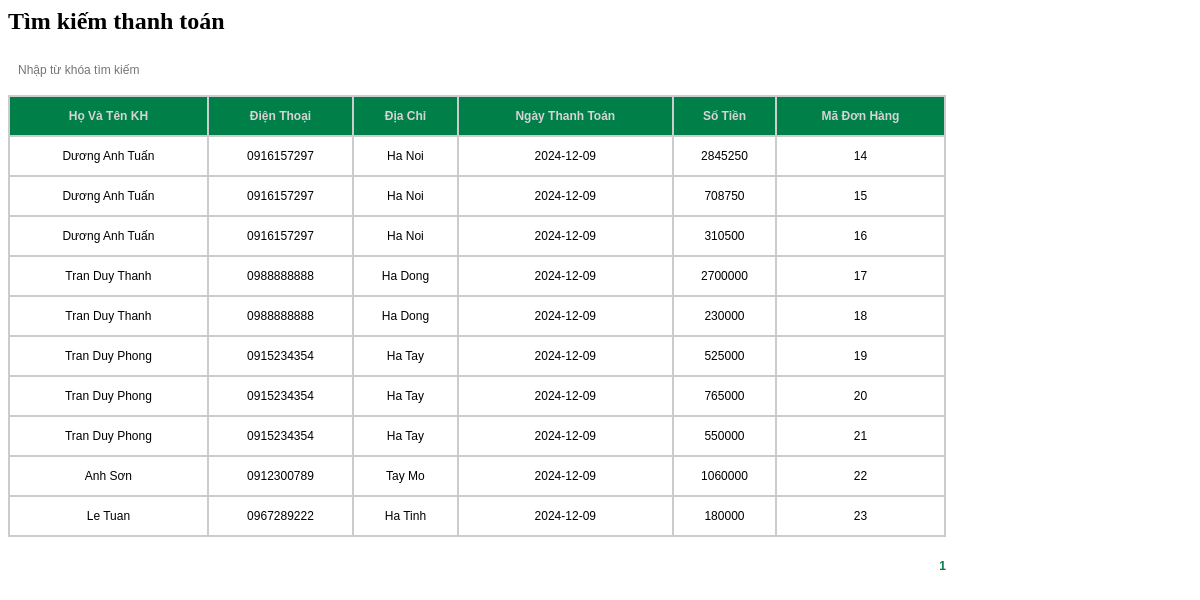
The app's page /admin/payment/searchPayment.php with its own data.
### tables this page shows
CREATE TABLE `payments` (
  `customerNumber` int NOT NULL,
  `paymentDate` date NOT NULL,
  `amount` int NOT NULL,
  `orderNumber` int NOT NULL,
  KEY `fk_pm_ctm_idx` (`customerNumber`),
  KEY `fk_pm_o_idx` (`orderNumber`),
  CONSTRAINT `fk_pm_ctm` FOREIGN KEY (`customerNumber`) REFERENCES `customers` (`customerNumber`) ON DELETE RESTRICT ON UPDATE CASCADE,
  CONSTRAINT `fk_pm_o` FOREIGN KEY (`orderNumber`) REFERENCES `orders` (`orderNumber`) ON DELETE RESTRICT ON UPDATE CASCADE
);

CREATE TABLE `customers` (
  `customerNumber` int NOT NULL AUTO_INCREMENT,
  `customerName` varchar(255) NOT NULL,
  `phone` varchar(255) NOT NULL,
  `email` varchar(255) NOT NULL,
  `address` varchar(225) NOT NULL,
  PRIMARY KEY (`customerNumber`)
);

### admin/payment/searchPayment.php (the view, shortened to what this page needs)
<?php
$dbHost = 'localhost';
$dbUsername = 'TFT';
$dbPassword = 'Fongngu123';
$dbName = 'web_csdl';
$conn = mysqli_connect($dbHost, $dbUsername, $dbPassword, $dbName);
$searchText = isset($_GET['stext']) ? $_GET['stext'] : '';
$page = isset($_GET['page']) ? $_GET['page'] : 1;
$rowsPerPage = 10;
$perRow = ($page - 1) * $rowsPerPage;
$sql = "SELECT payments.paymentDate, payments.amount, payments.orderNumber,
               customers.customerName, customers.phone, customers.address
        FROM payments
        JOIN customers ON payments.customerNumber = customers.customerNumber
        WHERE customers.customerName LIKE '%$searchText%'
           OR customers.phone LIKE '%$searchText%'
           OR customers.address LIKE '%$searchText%'
           OR payments.paymentDate LIKE '%$searchText%'
           OR payments.amount LIKE '%$searchText%'
           OR payments.orderNumber LIKE '%$searchText%'
        LIMIT $perRow, $rowsPerPage";
$result1 = $conn->query($sql);
$sqlTotal = "SELECT COUNT(*) AS totalRows
             FROM payments
             JOIN customers ON payments.customerNumber = customers.customerNumber
             WHERE customers.customerName LIKE '%$searchText%'
                OR customers.phone LIKE '%$searchText%'
                OR customers.address LIKE '%$searchText%'
                OR payments.paymentDate LIKE '%$searchText%'
                OR payments.amount LIKE '%$searchText%'
                OR payments.orderNumber LIKE '%$searchText%'";
$resultTotal = $conn->query($sqlTotal);
$totalRows = $resultTotal->fetch_assoc()['totalRows'];
$totalPage = ceil($totalRows / $rowsPerPage);
?>
<link rel="stylesheet" type="text/css" href="css/payment.css" />
<div id="main">
    <h2>Tìm kiếm thanh toán</h2>
    <div id="search-bar">
        <form method="get" name="sform" action="mainAdmin.php">
            <input type="text" name="stext" value="<?php echo $searchText; ?>" placeholder="Nhập từ khóa tìm kiếm">
        </form>
    </div>
    <table id="payments" cellpadding="0" cellspacing="0" width="100%">
        <tr id="payment-bar">
            <td>Họ và tên KH</td>
            <td>Điện thoại</td>
            <td>Địa chỉ</td>
            <td>Ngày thanh toán</td>
            <td>Số tiền</td>
            <td>Mã đơn hàng</td>
        </tr>
        <?php
        if ($result1->num_rows > 0) {
            while ($row = $result1->fetch_assoc()) {
        ?>
        <tr>
            <td><?php echo $row['customerName']; ?></td>
            <td><?php echo $row['phone']; ?></td>
            <td><?php echo $row['address']; ?></td>
            <td><?php echo $row['paymentDate']; ?></td>
            <td><?php echo $row['amount']; ?></td>
            <td><?php echo $row['orderNumber']; ?></td>
        </tr>
        <?php
            }
        } else {
            echo '<tr><td colspan="6">Không tìm thấy kết quả nào!</td></tr>';
        }
        ?>
    </table>
    <p id="pagination">
        <?php
        for ($i = 1; $i <= $totalPage; $i++) {
            if ($i == $page) {
                echo "<span>$i</span> ";
            } else {
                echo '<a href="' . $_SERVER['PHP_SELF'] . '?page_layout=searchPayment&page=' . $i . '&stext=' . $searchText . '">' . $i . '</a> ';
            }
        }
        ?>
    </p>
</div>

### admin/css/payment.css (style rules this page uses)
#search-bar { width: 300px; height: 40px; float: left; }
#search-bar input { float: left; border: none; }
#search-bar input[type="text"] { width: 200px; height: 30px; line-height: 30px; font-family: Verdana, Geneva, sans-serif; font-size: 12px; color: #666; padding-left: 10px; }
#main table#payments { width: 938px; border-top: 2px solid #CCC; border-right: 2px solid #CCC; }
#main table#payments tr td { border-left: 2px solid #CCC; border-bottom: 2px solid #CCC; text-align: center; font-family: Verdana, Geneva, sans-serif; font-size: 12px; height: 40px; }
#payment-bar { width: 100%; height: 30px; line-height: 30px; background: #007f49; color: #d4d4d4; }
#payment-bar td { font-family: Verdana, Geneva, sans-serif; font-size: 12px; font-weight: bold; text-transform: capitalize; text-align: center; }
p#pagination { width: 938px; text-align: right; font-family: Verdana, Geneva, sans-serif; font-size: 12px; word-spacing: 5px; padding-top: 10px; }
p#pagination span { font-weight: bold; color: #007f49; }

### records on screen
payments: customerNumber.customerName "Dương Anh Tuấn", customerNumber.phone "0916157297", customerNumber.address "Ha Noi", paymentDate "2024-12-09", amount "2845250", orderNumber "14"
payments: customerNumber.customerName "Dương Anh Tuấn", customerNumber.phone "0916157297", customerNumber.address "Ha Noi", paymentDate "2024-12-09", amount "708750", orderNumber "15"
payments: customerNumber.customerName "Dương Anh Tuấn", customerNumber.phone "0916157297", customerNumber.address "Ha Noi", paymentDate "2024-12-09", amount "310500", orderNumber "16"
payments: customerNumber.customerName "Tran Duy Thanh", customerNumber.phone "0988888888", customerNumber.address "Ha Dong", paymentDate "2024-12-09", amount "2700000", orderNumber "17"
payments: customerNumber.customerName "Tran Duy Thanh", customerNumber.phone "0988888888", customerNumber.address "Ha Dong", paymentDate "2024-12-09", amount "230000", orderNumber "18"
payments: customerNumber.customerName "Tran Duy Phong", customerNumber.phone "0915234354", customerNumber.address "Ha Tay", paymentDate "2024-12-09", amount "525000", orderNumber "19"
payments: customerNumber.customerName "Tran Duy Phong", customerNumber.phone "0915234354", customerNumber.address "Ha Tay", paymentDate "2024-12-09", amount "765000", orderNumber "20"
payments: customerNumber.customerName "Tran Duy Phong", customerNumber.phone "0915234354", customerNumber.address "Ha Tay", paymentDate "2024-12-09", amount "550000", orderNumber "21"
payments: customerNumber.customerName "Anh Sơn", customerNumber.phone "0912300789", customerNumber.address "Tay Mo", paymentDate "2024-12-09", amount "1060000", orderNumber "22"
payments: customerNumber.customerName "Le Tuan", customerNumber.phone "0967289222", customerNumber.address "Ha Tinh", paymentDate "2024-12-09", amount "180000", orderNumber "23"
